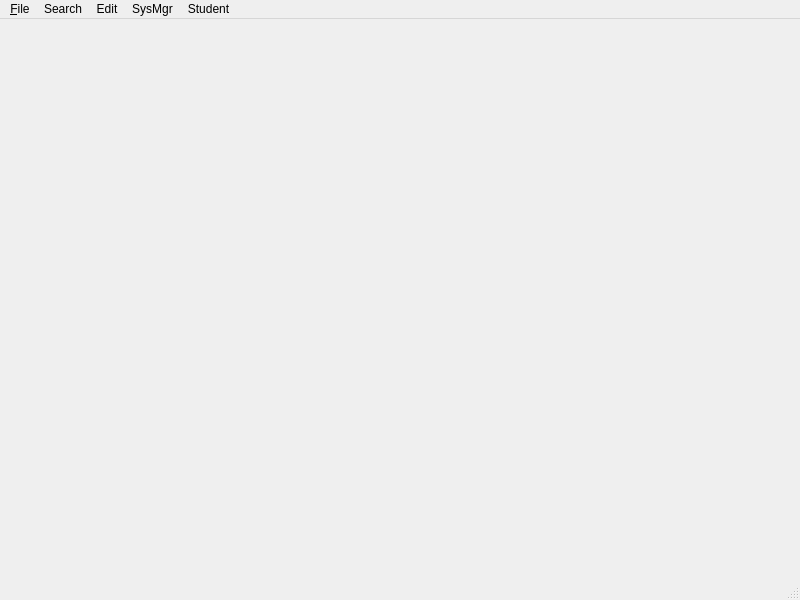
<?xml version="1.0" encoding="UTF-8"?>
<ui version="4.0">
 <class>MainWindow</class>
 <widget class="QMainWindow" name="MainWindow">
  <property name="geometry">
   <rect>
    <x>0</x>
    <y>0</y>
    <width>800</width>
    <height>600</height>
   </rect>
  </property>
  <property name="windowTitle">
   <string>MainWindow</string>
  </property>
  <widget class="QWidget" name="centralwidget">
   <widget class="QTableWidget" name="tableWidget">
    <property name="geometry">
     <rect>
      <x>10</x>
      <y>560</y>
      <width>16</width>
      <height>16</height>
     </rect>
    </property>
   </widget>
  </widget>
  <widget class="QMenuBar" name="menubar">
   <property name="geometry">
    <rect>
     <x>0</x>
     <y>0</y>
     <width>800</width>
     <height>20</height>
    </rect>
   </property>
   <widget class="QMenu" name="menu_File">
    <property name="title">
     <string>&amp;File</string>
    </property>
    <widget class="QMenu" name="menuLoad">
     <property name="title">
      <string>Load</string>
     </property>
     <addaction name="actionStudent"/>
     <addaction name="actionTeacher"/>
     <addaction name="actionScore"/>
     <addaction name="actionCourse"/>
    </widget>
    <addaction name="actionReadAll"/>
    <addaction name="menuLoad"/>
   </widget>
   <widget class="QMenu" name="menuFind">
    <property name="title">
     <string>Search</string>
    </property>
    <addaction name="actionSearchStudent"/>
    <addaction name="actionSearchScore"/>
    <addaction name="actionSearchClass"/>
   </widget>
   <widget class="QMenu" name="menuEdit">
    <property name="title">
     <string>Edit</string>
    </property>
    <addaction name="actionEditGrade"/>
    <addaction name="actionSave"/>
    <addaction name="actionFilter"/>
    <addaction name="actionSort"/>
    <addaction name="actionStatistics"/>
   </widget>
   <widget class="QMenu" name="menuSysMgr">
    <property name="title">
     <string>SysMgr</string>
    </property>
    <widget class="QMenu" name="menuStudent">
     <property name="title">
      <string>Student</string>
     </property>
     <addaction name="actionSImport"/>
     <addaction name="actionSDel"/>
    </widget>
    <widget class="QMenu" name="menuTeacher">
     <property name="title">
      <string>Teacher</string>
     </property>
     <addaction name="actionTImport"/>
     <addaction name="actionTDel"/>
    </widget>
    <widget class="QMenu" name="menuCourse">
     <property name="title">
      <string>Course</string>
     </property>
     <addaction name="actionCImport"/>
     <addaction name="actionCDel"/>
    </widget>
    <addaction name="menuStudent"/>
    <addaction name="menuTeacher"/>
    <addaction name="menuCourse"/>
   </widget>
   <widget class="QMenu" name="menuStudent_2">
    <property name="title">
     <string>Student</string>
    </property>
    <addaction name="actionInit"/>
   </widget>
   <addaction name="menu_File"/>
   <addaction name="menuFind"/>
   <addaction name="menuEdit"/>
   <addaction name="menuSysMgr"/>
   <addaction name="menuStudent_2"/>
  </widget>
  <widget class="QStatusBar" name="statusbar"/>
  <action name="actionReadAll">
   <property name="text">
    <string>ReadAll</string>
   </property>
  </action>
  <action name="actionStudent">
   <property name="text">
    <string>Student</string>
   </property>
  </action>
  <action name="actionTeacher">
   <property name="text">
    <string>Teacher</string>
   </property>
  </action>
  <action name="actionScore">
   <property name="text">
    <string>Score</string>
   </property>
  </action>
  <action name="actionCourse">
   <property name="text">
    <string>Course</string>
   </property>
  </action>
  <action name="actionSearchStudent">
   <property name="text">
    <string>SearchStudent</string>
   </property>
  </action>
  <action name="actionSearchScore">
   <property name="text">
    <string>SearchScore</string>
   </property>
  </action>
  <action name="actionEditGrade">
   <property name="text">
    <string>EditGrade</string>
   </property>
  </action>
  <action name="actionSave">
   <property name="text">
    <string>Save</string>
   </property>
  </action>
  <action name="actionSearchClass">
   <property name="text">
    <string>SearchClass</string>
   </property>
  </action>
  <action name="actionFilter">
   <property name="text">
    <string>Filter</string>
   </property>
  </action>
  <action name="actionSort">
   <property name="text">
    <string>Sort</string>
   </property>
  </action>
  <action name="actionStatistics">
   <property name="text">
    <string>Statistics</string>
   </property>
  </action>
  <action name="actionSImport">
   <property name="text">
    <string>SImport</string>
   </property>
  </action>
  <action name="actionSDel">
   <property name="text">
    <string>SDel</string>
   </property>
  </action>
  <action name="actionTImport">
   <property name="text">
    <string>TImport</string>
   </property>
  </action>
  <action name="actionTDel">
   <property name="text">
    <string>TDel</string>
   </property>
  </action>
  <action name="actionCImport">
   <property name="text">
    <string>CImport</string>
   </property>
  </action>
  <action name="actionCDel">
   <property name="text">
    <string>CDel</string>
   </property>
  </action>
  <action name="actionInit">
   <property name="text">
    <string>Init</string>
   </property>
  </action>
 </widget>
 <resources/>
 <connections/>
</ui>
